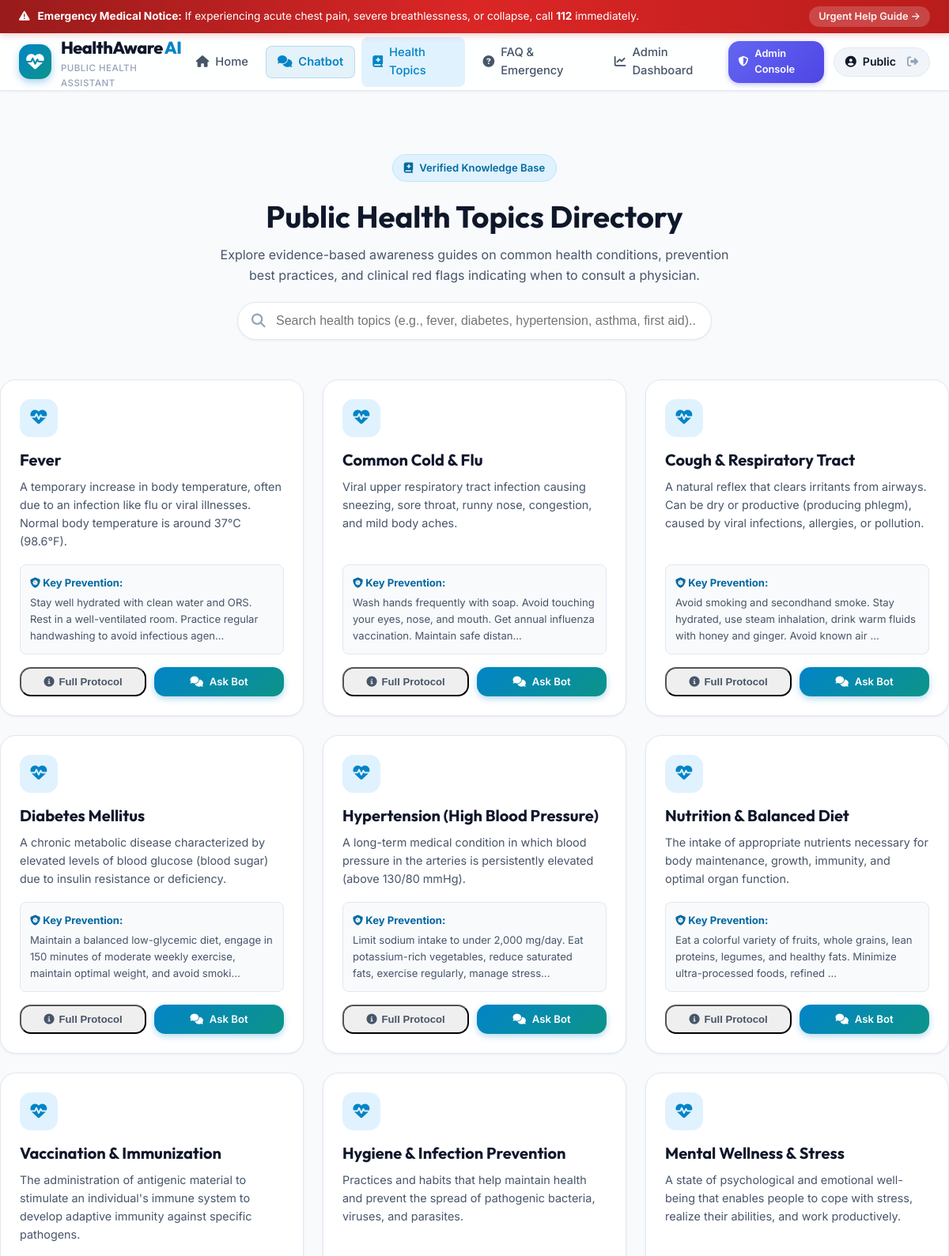
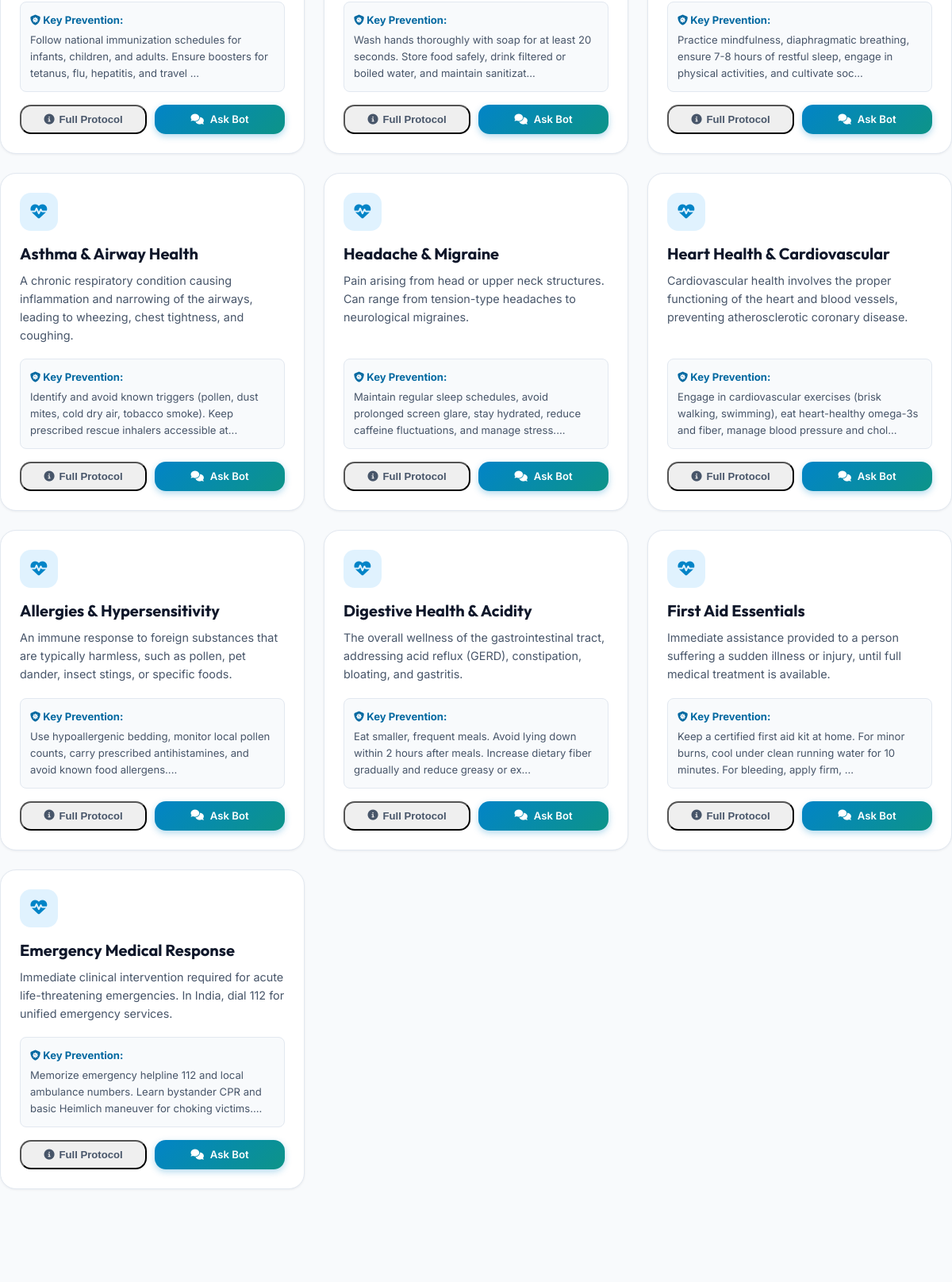
The page /topics (signed in, upper part) on the database its author committed (2 pictures, top to bottom).
### tables this page shows
CREATE TABLE health_topics (
            topic_id INTEGER PRIMARY KEY,
            topic_name TEXT NOT NULL,
            description TEXT NOT NULL,
            prevention TEXT NOT NULL,
            when_to_seek_help TEXT NOT NULL
        );

### app.py (the view)
@app.route("/topics")
def topics():
    all_topics = get_all_health_topics()
    return render_template("topics.html", topics=all_topics)

### app.py (called while the page is built)
@app.context_processor
def inject_user():
    return dict(current_user=session.get("user"))

### database/database.py (called while the page is built)
def get_db_connection():
    os.makedirs(os.path.dirname(DB_PATH), exist_ok=True)
    conn = sqlite3.connect(DB_PATH)
    conn.row_factory = sqlite3.Row
    return conn

def get_all_health_topics():
    conn = get_db_connection()
    cursor = conn.cursor()
    cursor.execute("SELECT * FROM health_topics ORDER BY topic_id ASC")
    rows = cursor.fetchall()
    conn.close()
    return [dict(r) for r in rows]

### templates/topics.html (shortened to what this page needs)
{% extends "base.html" %}
{% block content %}
<div class="container" style="padding: 40px 0 60px;">
    <div class="topics-header">
        <span class="hero-badge-pill"><i class="fa-solid fa-book-medical"></i> Verified Knowledge Base</span>
        <h1 style="font-size: 2.4rem; margin-bottom: 12px;">Public Health Topics Directory</h1>
        <p style="color: var(--text-secondary); max-width: 650px; margin: 0 auto;">
            Explore evidence-based awareness guides on common health conditions, prevention best practices, and clinical red flags indicating when to consult a physician.
        </p>
        <div class="search-box-wrapper">
            <i class="fa-solid fa-magnifying-glass search-icon"></i>
            <input type="text" id="topicSearchInput" class="search-input" placeholder="Search health topics (e.g., fever, diabetes, hypertension, asthma, first aid)..." oninput="filterTopics()">
        </div>
    </div>
    <div class="topics-grid" id="topicsGrid">
        {% for topic in topics %}
        <div class="topic-card" id="topic-{{ topic.topic_id }}" data-title="{{ topic.topic_name | lower }}" data-desc="{{ topic.description | lower }}">
            <div class="topic-card-icon">
                <i class="fa-solid fa-heart-pulse"></i>
            </div>
            <h3 class="topic-card-title">{{ topic.topic_name }}</h3>
            <p class="topic-card-desc">{{ topic.description }}</p>
            <div style="margin-bottom: 16px; padding: 12px; background: #f8fafc; border-radius: var(--radius-sm); border: 1px solid var(--border-color); font-size: 0.82rem;">
                <strong style="color: #0369a1;"><i class="fa-solid fa-shield-virus"></i> Key Prevention:</strong>
                <p style="color: var(--text-secondary); margin-top: 4px;">{{ topic.prevention[:130] }}...</p>
            </div>
            <div class="topic-card-actions">
                <button type="button" class="btn-ghost" style="flex: 1; justify-content: center; font-size: 0.82rem;" onclick="openTopicModal({{ topic.topic_id }}, '{{ topic.topic_name | escape }}', '{{ topic.description | escape }}', '{{ topic.prevention | escape }}', '{{ topic.when_to_seek_help | escape }}')">
                    <i class="fa-solid fa-circle-info"></i> Full Protocol
                </button>
                <a href="{{ url_for('chat') }}?q=What are key guidelines for {{ topic.topic_name }}?" class="btn-primary-sm" style="flex: 1; justify-content: center; font-size: 0.82rem;">
                    <i class="fa-solid fa-comments"></i> Ask Bot
                </a>
            </div>
        </div>
        {% endfor %}
    </div>
</div>
{% endblock %}

### static/css/style.css (style rules this page uses)
:root { --primary: #0284c7; --primary-dark: #0369a1; --primary-light: #e0f2fe; --primary-gradient: linear-gradient(135deg, #0284c7 0%, #0d9488 100%); --secondary-gradient: linear-gradient(135deg, #6366f1 0%, #8b5cf6 100%); --emergency: #ef4444; --emergency-dark: #b91c1c; --emergency-light: #fee2e2; --emergency-glow: rgba(239, 68, 68, 0.35); --success: #10b981; --success-light: #d1fae5; --warning: #f59e0b; --warning-light: #fef3c7; --bg-main: #f8fafc; --bg-card: #ffffff; --bg-glass: rgba(255, 255, 255, 0.85); --text-primary: #0f172a; --text-secondary: #475569; --text-muted: #94a3b8; --border-color: #e2e8f0; --border-focus: #38bdf8; --shadow-sm: 0 1px 3px rgba(15, 23, 42, 0.06); --shadow-md: 0 4px 12px -2px rgba(15, 23, 42, 0.08), 0 2px 6px -1px rgba(15, 23, 42, 0.04); --shadow-lg: 0 12px 28px -4px rgba(15, 23, 42, 0.12), 0 4px 12px -2px rgba(15, 23, 42, 0.06); --shadow-hover: 0 20px 35px -6px rgba(2, 132, 199, 0.18); --radius-sm: 8px; --radius-md: 14px; --radius-lg: 20px; --radius-full: 9999px; --transition: all 0.25s cubic-bezier(0.4, 0, 0.2, 1); }
*, *::before, *::after { margin: 0; padding: 0; box-sizing: border-box; }
body { font-family: 'Inter', -apple-system, BlinkMacSystemFont, 'Segoe UI', Roboto, sans-serif; background-color: var(--bg-main); color: var(--text-primary); line-height: 1.6; min-height: 100vh; display: flex; flex-direction: column; overflow-x: hidden; }
h1, h2, h3, h4, h5, h6 { font-family: 'Outfit', sans-serif; color: var(--text-primary); font-weight: 700; line-height: 1.25; }
a { color: var(--primary); text-decoration: none; transition: var(--transition); }
.container { max-width: 1240px; margin: 0 auto; padding: 0 24px; }
.btn-primary-sm, .btn-primary { background: var(--primary-gradient); color: white; font-weight: 600; border-radius: var(--radius-md); padding: 8px 18px; border: none; cursor: pointer; box-shadow: 0 3px 8px rgba(2, 132, 199, 0.3); transition: var(--transition); display: inline-flex; align-items: center; gap: 8px; font-size: 0.92rem; }
.btn-ghost { color: var(--text-secondary); font-weight: 600; padding: 8px 14px; border-radius: var(--radius-md); display: inline-flex; align-items: center; gap: 6px; font-size: 0.92rem; }
.hero-badge-pill { display: inline-flex; align-items: center; gap: 8px; background: #e0f2fe; color: #0369a1; font-weight: 600; font-size: 0.82rem; padding: 6px 14px; border-radius: var(--radius-full); margin-bottom: 20px; border: 1px solid #bae6fd; }
.topics-header { text-align: center; padding: 40px 0 20px; }
.search-box-wrapper { max-width: 600px; margin: 20px auto 30px; position: relative; }
.search-input { width: 100%; padding: 14px 20px 14px 48px; border-radius: var(--radius-full); border: 1px solid var(--border-color); font-size: 1rem; box-shadow: var(--shadow-sm); outline: none; transition: var(--transition); }
.search-icon { position: absolute; left: 18px; top: 50%; transform: translateY(-50%); color: var(--text-muted); font-size: 1.1rem; }
.topics-grid { display: grid; grid-template-columns: repeat(auto-fill, minmax(320px, 1fr)); gap: 24px; margin-bottom: 60px; }
.topic-card { background: var(--bg-card); border: 1px solid var(--border-color); border-radius: var(--radius-lg); padding: 24px; box-shadow: var(--shadow-sm); transition: var(--transition); display: flex; flex-direction: column; }
.topic-card-icon { width: 48px; height: 48px; border-radius: var(--radius-md); background: var(--primary-light); color: var(--primary); display: flex; align-items: center; justify-content: center; font-size: 1.3rem; margin-bottom: 16px; }
.topic-card-title { font-size: 1.25rem; margin-bottom: 10px; }
.topic-card-desc { color: var(--text-secondary); font-size: 0.9rem; flex: 1; margin-bottom: 18px; }
.topic-card-actions { display: flex; gap: 10px; }

### rows shown on the page
health_topics: topic_name "Fever", description "A temporary increase in body temperature, often due to an infection like flu or viral illnesses. Normal body temperature is around 37°C (98.6°F).", prevention "Stay well hydrated with clean water and ORS. Rest in a well-ventilated room. Practice regular handwashing to avoid infectious agen"
health_topics: topic_name "Common Cold & Flu", description "Viral upper respiratory tract infection causing sneezing, sore throat, runny nose, congestion, and mild body aches.", prevention "Wash hands frequently with soap. Avoid touching your eyes, nose, and mouth. Get annual influenza vaccination. Maintain safe distan"
health_topics: topic_name "Cough & Respiratory Tract", description "A natural reflex that clears irritants from airways. Can be dry or productive (producing phlegm), caused by viral infections, allergies, or pollution.", prevention "Avoid smoking and secondhand smoke. Stay hydrated, use steam inhalation, drink warm fluids with honey and ginger. Avoid known air"
health_topics: topic_name "Diabetes Mellitus", description "A chronic metabolic disease characterized by elevated levels of blood glucose (blood sugar) due to insulin resistance or deficiency.", prevention "Maintain a balanced low-glycemic diet, engage in 150 minutes of moderate weekly exercise, maintain optimal weight, and avoid smoki"
health_topics: topic_name "Hypertension (High Blood Pressure)", description "A long-term medical condition in which blood pressure in the arteries is persistently elevated (above 130/80 mmHg).", prevention "Limit sodium intake to under 2,000 mg/day. Eat potassium-rich vegetables, reduce saturated fats, exercise regularly, manage stress"
health_topics: topic_name "Nutrition & Balanced Diet", description "The intake of appropriate nutrients necessary for body maintenance, growth, immunity, and optimal organ function.", prevention "Eat a colorful variety of fruits, whole grains, lean proteins, legumes, and healthy fats. Minimize ultra-processed foods, refined"
health_topics: topic_name "Vaccination & Immunization", description "The administration of antigenic material to stimulate an individual's immune system to develop adaptive immunity against specific pathogens.", prevention "Follow national immunization schedules for infants, children, and adults. Ensure boosters for tetanus, flu, hepatitis, and travel"
health_topics: topic_name "Hygiene & Infection Prevention", description "Practices and habits that help maintain health and prevent the spread of pathogenic bacteria, viruses, and parasites.", prevention "Wash hands thoroughly with soap for at least 20 seconds. Store food safely, drink filtered or boiled water, and maintain sanitizat"
health_topics: topic_name "Mental Wellness & Stress", description "A state of psychological and emotional well-being that enables people to cope with stress, realize their abilities, and work productively.", prevention "Practice mindfulness, diaphragmatic breathing, ensure 7-8 hours of restful sleep, engage in physical activities, and cultivate soc"
health_topics: topic_name "Asthma & Airway Health", description "A chronic respiratory condition causing inflammation and narrowing of the airways, leading to wheezing, chest tightness, and coughing.", prevention "Identify and avoid known triggers (pollen, dust mites, cold dry air, tobacco smoke). Keep prescribed rescue inhalers accessible at"
health_topics: topic_name "Headache & Migraine", description "Pain arising from head or upper neck structures. Can range from tension-type headaches to neurological migraines.", prevention "Maintain regular sleep schedules, avoid prolonged screen glare, stay hydrated, reduce caffeine fluctuations, and manage stress."
health_topics: topic_name "Heart Health & Cardiovascular", description "Cardiovascular health involves the proper functioning of the heart and blood vessels, preventing atherosclerotic coronary disease.", prevention "Engage in cardiovascular exercises (brisk walking, swimming), eat heart-healthy omega-3s and fiber, manage blood pressure and chol"
health_topics: topic_name "Allergies & Hypersensitivity", description "An immune response to foreign substances that are typically harmless, such as pollen, pet dander, insect stings, or specific foods.", prevention "Use hypoallergenic bedding, monitor local pollen counts, carry prescribed antihistamines, and avoid known food allergens."
health_topics: topic_name "Digestive Health & Acidity", description "The overall wellness of the gastrointestinal tract, addressing acid reflux (GERD), constipation, bloating, and gastritis.", prevention "Eat smaller, frequent meals. Avoid lying down within 2 hours after meals. Increase dietary fiber gradually and reduce greasy or ex"
health_topics: topic_name "First Aid Essentials", description "Immediate assistance provided to a person suffering a sudden illness or injury, until full medical treatment is available.", prevention "Keep a certified first aid kit at home. For minor burns, cool under clean running water for 10 minutes. For bleeding, apply firm,"
health_topics: topic_name "Emergency Medical Response", description "Immediate clinical intervention required for acute life-threatening emergencies. In India, dial 112 for unified emergency services.", prevention "Memorize emergency helpline 112 and local ambulance numbers. Learn bystander CPR and basic Heimlich maneuver for choking victims."

### other values the page prints
{{ current_user.name.split()[0] }} "Public"
